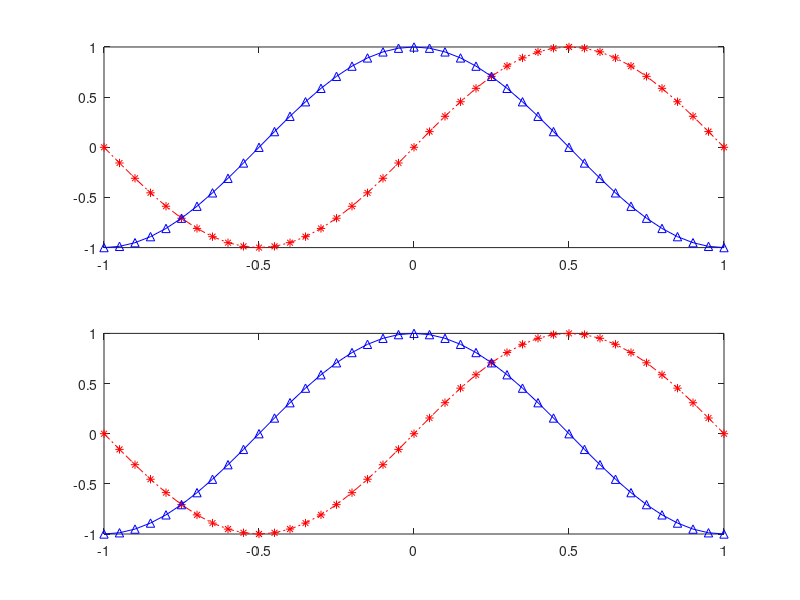

Write the MATLAB code that produced this figure.
clear all;clc;
x=-1:1/20:1;
y1=sin(pi*x);
y2=cos(pi*x);
subplot(211)
plot(x,y1,'r-.*')
hold on
plot(x,y2,'b-^')
subplot(212)
plot(x,y1,'r-.*',x,y2,'b-^')
hold off